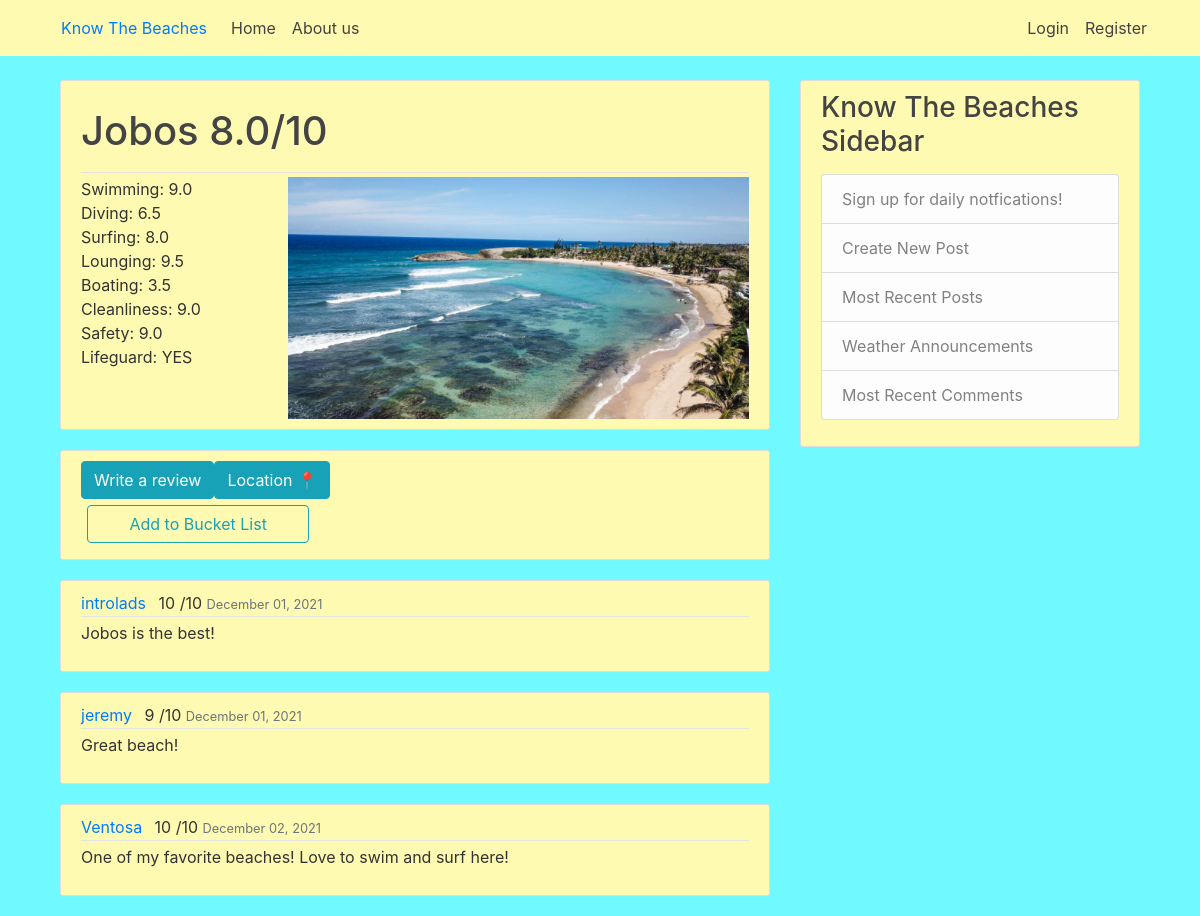
/beach/jobos/, run on the app's committed database.
### beach/models.py (models this page shows, shortened)
class Beach(models.Model):
    name = models.CharField(max_length = 60)
    img = models.ImageField(upload_to='beach_pic', null = True)
    region = models.CharField(max_length = 2, choices=CHOICE_REGIONS) # N, NE, E, SE, S, SW, W, NW
    overallRating = models.DecimalField(max_digits=3, decimal_places=1, null = True, default=0)
    swimRating = models.DecimalField(max_digits=3, decimal_places=1, null = True, default=0)
    diveRating = models.DecimalField(max_digits=3, decimal_places=1, null = True, default=0)
    surfRating = models.DecimalField(max_digits=3, decimal_places=1, null = True, default=0)
    loungeRating = models.DecimalField(max_digits=3, decimal_places=1, null = True, default=0)
    boatRating = models.DecimalField(max_digits=3, decimal_places=1, null = True, default=0)
    isCleanRating = models.DecimalField(max_digits=3, decimal_places=1, null = True, default=0)
    safetyRating = models.DecimalField(max_digits=3, decimal_places=1, null = True, default=0)
    lifeguardRating = models.CharField(max_length = 3, choices=CHOICE_AVAILABLE, default= 'No')
    def __str__(self):
        return self.name

class Comment(models.Model):
        content = models.TextField()
        date_posted = models.DateTimeField(default = timezone.now)
        author = models.ForeignKey(User, on_delete = models.CASCADE)
        beach = models.ForeignKey(Beach, on_delete = models.CASCADE, null= True)

### beach/views.py (the view)
# urls.py: path('', views.display),
def display(request, beachName='Jobos'):
    beach = Beach.objects.filter(name=beachName).first
    prevRating = Rating.objects.filter(author__username = request.user.username).filter(beach__name = beachName)
    if request.method == 'POST':
        ratingForm = RatingForm(request.POST)
        commentForm = CommentForm(request.POST)
        if ratingForm.is_valid() and commentForm.is_valid() and prevRating.count() == 0:
            ratingForm.save()
            commentForm.save()
            average(request, beachName)
            messages.success(request, f'Your review was submitted!')
        else:
            messages.error(request, f'Something went wrong, your review was not sent')
        return HttpResponse("""<html><script>window.location.replace('/beach/""" + beachName + """/');</script></html>""")
    else: #get request
        ratingForm = RatingForm(initial = {'beach' : beach, 'author':  request.user})
        commentForm = CommentForm(initial = {'beach' : beach, 'author':  request.user})
        ratingForm.fields['beach'].widget = forms.HiddenInput()
        ratingForm.fields['author'].widget = forms.HiddenInput()
        commentForm.fields['beach'].widget = forms.HiddenInput()
        commentForm.fields['author'].widget = forms.HiddenInput()
        userRatings = {}
        for rating in Rating.objects.filter(beach__name = beachName):
            userRatings[rating.author.username] = rating.overall
        context = {
            'comments': Comment.objects.filter(beach__name=beachName)[:commentAmount], #front-end needs button that modifies the commentAmount variable
            'beach': beach,
            'ratingForm': ratingForm,
            'commentForm' : commentForm,
            'userRatings' : userRatings,
            'request' : request
        }
        return render(request, 'beach/display.html', context)

### templates/beach/display.html (shortened to what this page needs)
{% extends "base.html" %}
{% load crispy_forms_tags %}
{% block content %}
<article class="media content-section">
  <div class="media-body">
    <div class="article-metadata">
      <p><h1>{{ beach | title}} {{beach.overallRating}}/10</h1></p>
    </div>
    <div>
      <img src="{{beach.img.url}}" alt="image not found" width="69%" align="right">
    </div>
    <div>
      <div><a> Swimming: {{ beach.swimRating}}</a></div>
      <div><a> Diving: {{ beach.diveRating}}</a></div>
      <div><a> Surfing: {{ beach.surfRating}}</a></div>
      <div><a> Lounging: {{ beach.loungeRating}}</a></div>
      <div><a> Boating: {{ beach.boatRating}}</a></div>
      <div><a> Cleanliness: {{ beach.isCleanRating}}</a></div>
      <div><a> Safety: {{ beach.safetyRating}}</a></div>
      <div><a> Lifeguard: {{ beach.lifeguardRating}}</a></div>
    </div>
  </div>
</article>
<article class="media content-section">
  <div class="media-body">
    <a data-toggle = "modal" data-target = "#reviewModal">
      <div class="form-inline">
        <form action="{% url 'beach' beach.name %}review" class = "form-inline" role = "form">
        <div class = "form-group">
          <button class="btn btn-info " type="button" id="MenuButton1">
            Write a review
          </button>
            <button class="btn btn-info" type="button" id="MenuButton3">
              Location 📍
            </button>
          </a>
        </div>
      </div>
    <form action="{% url 'beach' beach.name %}add" class="form-inline" role="form">
      <div class="form-group">
        <button style="margin: 6px;" class="btn btn-outline-info" type="btn">ㅤㅤAdd to Bucket Listㅤㅤ</button>
      </div>
    </form>
  </div>
    {% for comment in comments %}
    <article class="media content-section">
        <div class="media-body">
          <div class="article-metadata">
            <a class="mr-2" href="{% url 'profile' comment.author %}">{{ comment.author }}</a>
            <a>{{userRatings | get:comment.author.username}} /10</a>
            <small class="text-muted">{{ comment.date_posted|date:"F d, Y" }}</small>
          </div>
          <p class="article-content">{{ comment.content }}</p>
        </div>
      </article>
    {% endfor %}
{% endblock content %}

### beach/static/beach/main.css (style rules this page uses)
body { background: #70faff; color: #333333; margin-top: 5rem; }
h1, h2, h3, h4, h5, h6 { color: #444444; }
.content-section { background: #fffab1; padding: 10px 20px; border: 1px solid #dddddd; border-radius: 3px; margin-bottom: 20px; }
.article-content { white-space: pre-line; }
.article-metadata { padding-bottom: 1px; margin-bottom: 4px; border-bottom: 1px solid #e3e3e3 }

### data on the page
Beach: name "Jobos", overallRating "8.0", img (picture), swimRating "9.0", diveRating "6.5", surfRating "8.0", loungeRating "9.5", boatRating "3.5", isCleanRating "9.0", safetyRating "9.0", lifeguardRating "YES"
Comment: author "introlads", author.username "10", date_posted "December 01, 2021", content "Jobos is the best!"
Comment: author "jeremy", author.username "9", date_posted "December 01, 2021", content "Great beach!"
Comment: author "Ventosa", author.username "10", date_posted "December 02, 2021", content "One of my favorite beaches! Love to swim and surf here!"
